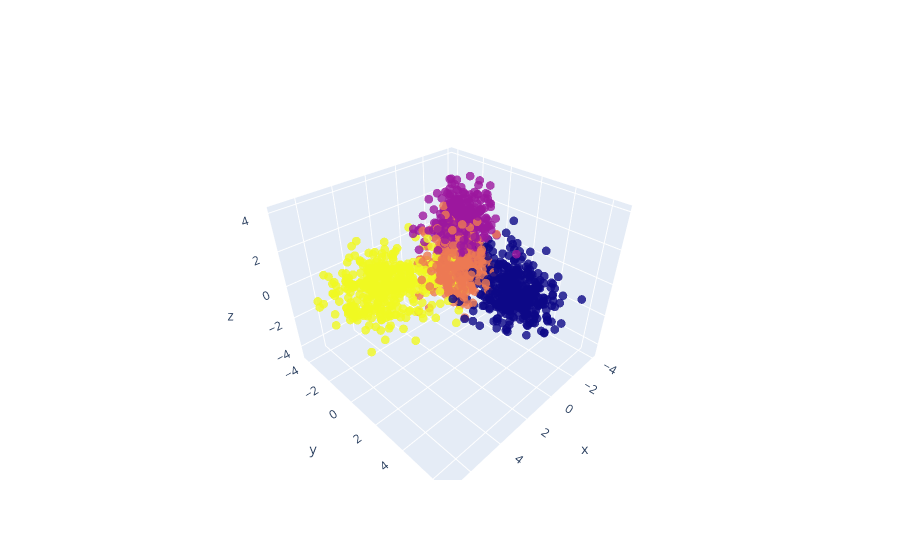

Notebook source saved alongside this figure:
### Markdown cell above
As expected, LDA with three principal components separates our classes very well. I expect this algorithm to acheive good results.

### Code cell
plot_dim_red("LDA", 
             features=features, 
             labels=labels,
             n_components = 3)

### Figure 1 — Plotly figure (JSON) as saved in the notebook; plotly's stock layout.template omitted (floating-point values rounded to 4 significant figures; data arrays with more than 128 entries replaced by an {"elided": "..."} marker saying what was removed)
{"data": [{"marker": {"color": {"elided": "1600 int values"}, "opacity": 0.8, "size": 3}, "mode": "markers", "type": "scatter3d", "x": {"elided": "1600 float values"}, "y": {"elided": "1600 float values"}, "z": {"elided": "1600 float values"}}], "layout": {}}
